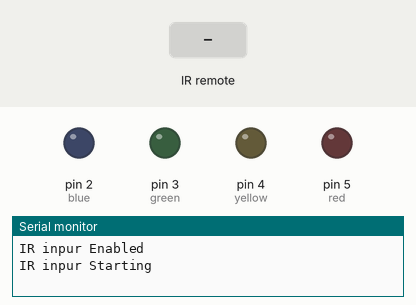
The sketch below on a simulated Arduino Uno, built with avr-gcc and run on an emulated ATmega328P. Parts: output pins drawn as LEDs (lit = HIGH), the last lines printed to the serial monitor. The test bench sets the inputs (shaded band).

Above: at 1.2 s.
1.3 s: infrared code 0x8877 received
At 1.7 s:
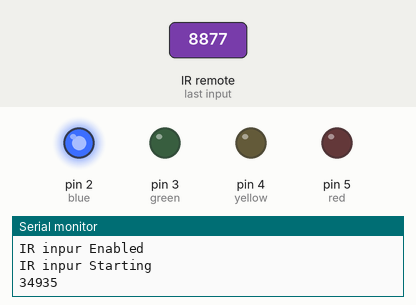
3.3 s: infrared code 0x48B7 received
At 3.7 s:
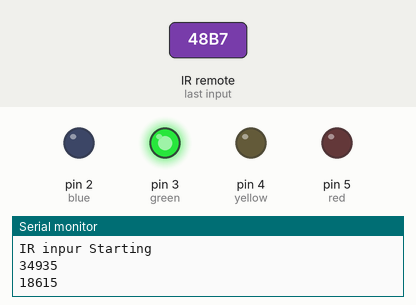
5.3 s: infrared code 0x28D7 received
At 5.7 s:
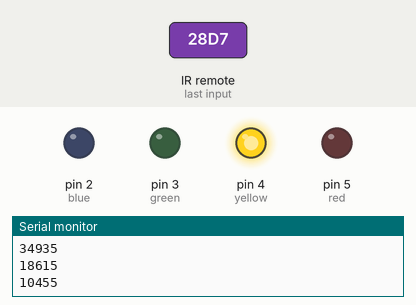
7.3 s: infrared code 0xA857 received
At 7.7 s:
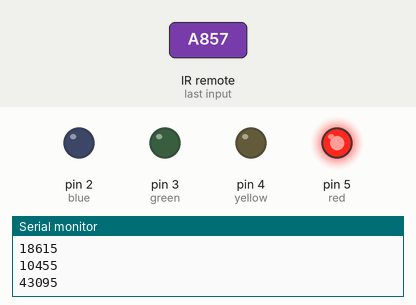
Timing chart, 0 to 10.3 s (numbered marks = the images above; inputs shaded):
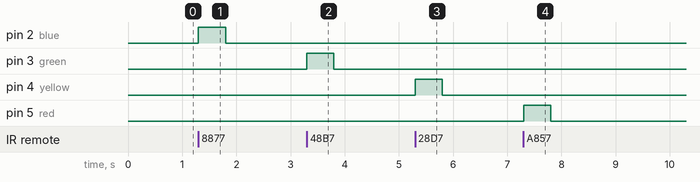

Measured:
- after the input at 1.3 s, pin 2 (blue): LOW → HIGH at once, → LOW 0.50 s later
- after the input at 3.3 s, pin 3 (green): LOW → HIGH at once, → LOW 0.50 s later
- after the input at 5.3 s, pin 4 (yellow): LOW → HIGH at once, → LOW 0.50 s later
- after the input at 7.3 s, pin 5 (red): LOW → HIGH at once, → LOW 0.50 s later

The sketch:

hanmirae09.ino
```cpp
#include <IRremote.h>

//전역변수 설정
int blue = 2;
int green = 3;
int yellow = 4;
int red = 5;
int RECV_PIN = 11; //적외선 수신기

//IR라이브러리 객체
IRrecv irrecv(RECV_PIN);
decode_results results; //IR신호 복호화(십진수-> 아스키코드 변환하는 비슷한 역할)

void setup() {
  //GPIO핀 모드 설정
  pinMode(blue, OUTPUT);
  pinMode(green, OUTPUT);
  pinMode(yellow, OUTPUT);
  pinMode(red, OUTPUT);

  //시리얼 모니터 출력설정
  Serial.begin(9600);
  Serial.println("IR inpur Enabled");
  irrecv.enableIRIn(); //IRrecv 구조체(c) = 클래스(자바):변수 , 함수 모두 포함
  Serial.println("IR inpur Starting");
}

void loop() {
  if(irrecv.decode(&results)) {//수신값을 확인해서 있으면 true, 반환하는 함수 decode
    unsigned int value = results.value;
    Serial.println(value); //적외선 수신기로 받은 값을 출력.
    switch(value) {
      case 34935:
        digitalWrite(blue, HIGH);
        delay(500);
        digitalWrite(blue, LOW);
        break;
      case 18615:
        digitalWrite(green, HIGH);
        delay(500);
        digitalWrite(green, LOW);
        break;
      case 10455:
        digitalWrite(yellow, HIGH);
        delay(500);
        digitalWrite(yellow, LOW);
        break;
      case 43095:
        digitalWrite(red, HIGH);
        delay(500);
        digitalWrite(red, LOW);
        break;
    }
    //switch문 end
    irrecv.resume(); //ready 다음 수신값을 받음
  }
}
```

9X9.c
```cpp
#include <stdio.h>

void main() {
	printf("안녕하세요 C언어 구구단 프로그램 입니다.\n");
	int cnt, sub_cnt;

	for(cnt=1;cnt<=9;cnt++) {
		for(sub_cnt=1;sub_cnt<=9;sub_cnt++){
			printf("	 %d x %d = %d\n", cnt, sub_cnt, cnt*sub_cnt);
		}
		printf("\n");
	}
}
```

CodingSample.c
```cpp

```

CodingTest01.c
```cpp
#include <stdio.h>

int main() {
	int MONEY = 0; //키보드로 입력받는 값
	int UNIT=50000,NUM=0,SW=0;
	scanf("%d", &MONEY);
	//printf("입력받은 값은 %d 입니다.", MONEY);
	while(1){
		NUM=(int)(MONEY/UNIT);
		if(NUM>0){
			printf("화폐단위 %d의 원의 개수는 %d\n", UNIT, NUM);
		}
		if(UNIT>1){
			MONEY=MONEY-(UNIT*NUM);
			if(SW==0){
				UNIT=UNIT/5;
				SW=1;
			}else{
				UNIT=UNIT/2;
				SW=0;
			}
		}else{
			break;
		}
	}
	return 0;
}
```

CodingTest03.c
```cpp
#include <stdio.h>

int codingTest03() {
	int n, bubble, idx, Temp;
	scanf("%d", &n);
	int Numbers[n];
	//printf("디버그: %d", n);

	for(int i=0; i<n; i++) {
		scanf("%d", &Numbers[i]);
	}
	for(bubble=0; bubble<n; bubble++) {
		for(idx=0; idx<n-1; idx++) {
			if(Numbers[idx] > Numbers[idx+1]) {
				Temp = Numbers[idx];
				Numbers[idx] = Numbers[idx+1];
				Numbers[idx+1] = Temp;
			}
		}
	}
	for(int i=0; i<n; i++) {
		printf("%d ", Numbers[i]);
	}
	return 0;
}
```

CodingTest05.c
```cpp
#include <stdio.h>

int main() {
	int Bin[100];
	int Dec, idx=0, Mok, Nmg;
	scanf("%d", &Dec);
	while(1) {
		Mok = (int)Dec/2;
		//printf("%d", Mok);

		Nmg = Dec - (Mok*2);
		Bin[idx] = Nmg;
		idx = idx +1;
		if(Mok==0) { break; }
		Dec = Mok;
	}
	for(int i=idx-1; i>=0; i--) {
		printf("%d",Bin[i]);
	}
	return 0;
}
```

CodingTest06.c
```cpp
#include <stdio.h>
//전역변수
int Factorial = 1;
long fact(int n);

int main() {
	int n;
	long Result;
	scanf("%d", &n);
	Result = fact(n);

	printf("%d 팩토리얼 = %d", n, Result);
	return 0;
}
 long fact(int n) {
	 if(n==1) {
		 return Factorial;
	 }else {
		 //Factorial = Factorial * n;
		 Factorial *= n;
		 n=n-1;
		 return fact(n);
	 }
 }
```

CodingTest07.c
```cpp
#include <stdio.h>

int main() {
	int n;
	scanf("%d", &n);
	int Score[n], Rank[n];
	for(int i=0; i<n; i++) {
		scanf("%d", &Score[i]);
		Rank[i] = 0;
	}
	for(int i=0; i<n; i++){
		for(int comp=0; comp<n; comp++) {
			if(Score[i] < Score[comp]) {
				Rank[i] = Rank[i]+1;
			}
		}
		Rank[i] = Rank[i]+1;
	}
	for(int i=0; i<n; i++) {
		printf("%d번 학생의 점수: %3d, 등수: %2d\n", i, Score[i], Rank[i]); //%3d는 세자릿수. %2d는 두자리수로 만듦.
	}
	return 0;
}
```

CodingTest08.c
```cpp
#include <stdio.h>

int main() {
	int n=0, MaxCnt=0, Top=0, Max=1;
	scanf("%d", &n);
	int Vote[n];
	for(int i=0; i<n; i++) {
		scanf("%d", &Vote[i]);
		if(Vote[i] > Max) {
			Max = Vote[i];
		}
	}
	int Index[Max+1]; //C언어는 배열크기 초기화 하는 부분이 자바와 다름.
	for(int i=0; i<=Max+1; i++) {
		Index[i] = 0; //변수에 초기값 0 입력함.
	}
	//핵심로직
	for(int i=0; i<n; i++) {
		Index[Vote[i]] = Index[Vote[i]] + 1; //중복값이 존재하면 카운팅이 발생
		//printf("%d, %d\n", Vote[i], Index[Vote[i]]);
	}
	//최고값과 반복횟수 구하기
	for(int i=0; i<Max; i++) {
		if(Index[i] > MaxCnt) {
			MaxCnt = Index[i];
			Top = i;
		}
	}
	printf("최다 선택값: %d, 선택한 횟수: %d", Top, MaxCnt);
	return 0;
}
```

Multi.c
```cpp
#include <stdio.h> //라이브러리 import
int multi(int x, int y);//함수 선언 =  스프링의 인터페이스와 같은 역할


void main() {
	int a, b, c; //int 정수현 변수. a b c 선언
	printf("곱하기할 첫 번째 수를 입력하세요 : ");
	scanf("%d", &a);
	printf("곱하기할 두 번째 수를 입력하세요 : ");
	scanf("%d", &b);
	c = multi(a,b);
	printf("실행 결과는 %d * %d = %d 입니다\n", a,b,c);
}


int multi(int x, int y) {
	return (x*y);
}
```

array.c
```cpp
#include <stdio.h>
void main() {
	int score[5]; //배열의 크기지정 공간 5개
	int sum=0, cnt; //변수 선언하면서 초기값 지정.
	for(cnt=0;cnt<5;cnt++) {
		printf("입력(점수 %d)=>", cnt+1);
		scanf("%d", &score[cnt]); //score[0], score[1]....score[4] 총 4개
	}

	for(cnt=0;cnt<5;cnt++) {
		sum += score[cnt]; //sum=sum+score[cnt]; 누적시키는 로직 = 총점 구하기

	}
}
```

bank.c
```cpp
#include <stdio.h>
void main(){
	printf("안녕하세요 C언어 은행 입출금 프로그램입니다.\n");
	int choic, total, inputMoney, drawMoney;
	total = 0; //초기잔고 값
	while(1){
		printf("1.예금 / 2.출금 / 3.잔고 / 4.종료 : ");
		scanf("%d", &choic);
		if(choic == 1) {
			printf("현재 금액: %d원\n", total);
			printf("얼마를 입금하시겠습니까? : ");
			scanf("%d", &inputMoney);
			total = total + inputMoney; //total변수를 누적하는 로직
			printf("예금 성공! 현재 금액: %d원\n\n\n", total);
		}
		else if(choic == 2) {
			printf("현재 금액 : %d원\n", total);
			printf("얼마를 출금하시겠습니까? : ");
			scanf("%d", &drawMoney);
			if(drawMoney > total) {
				printf("잔액이 부족합니다. 출금 실패!\n\n\n");
			}
			else { //(drawMoney < total일때)
				total = total - drawMoney;
				printf("출금 성공! 현재 잔액: %d\n\n\n", total);
			}
		}
		else if(choic == 3) {
			printf("현재 잔액 : %d원\n\n\n", total);
		}
		else if(choic == 4) {
			printf("현재 잔액 : %d원\n", total);
			printf("프로그램을 종료합니다.\n");
			break; //while문 종료하기 위해서 사용
		}
		else {
			printf("잘못 입력하였습니다.\n\n\n");
		}
	}
}
```

calc.c
```cpp
#include <stdio.h>

void main() {
	int a,b,c,d;
	a=30;b=20;
	c = a+b;
	d = a>5 && b<10;
	// 1 ||(+) 0 = 1(true), 1 &&(x) 0 = 0(false)
	//논리연산-: true:1/false:0 사용, and연산(&&곱연산), or연산(||덧셈연산), not연산(반대연산)
	printf("d=%d\n", d); //즉, 결과는 d=0; === ||(덧셈 했을 경우) 결과는 d=1; 1(전원ON), 2(전원OFF)

	//관계연산 <> 대소관계를 비교
	if(a>b) {
		printf("a는 b보다 크다.\n");
	} else {
		printf("b는 a보다 크거나 같다.\n");
	}
}
```

char_ascii.c
```cpp
/*
구현 내용 : 키보드로부터 한 문자를 입력 받아서
		-> 입력문자에 해당하는 아스키코드 값을 출력하는 프로그램

작성자 : 한미래
작성일 : 2021년 02월 16일
----------------------------
출력 : 문자입력 A
	  아스키값 65
----------------------------
*/
#include <stdio.h>
void main() {
	printf("키보드로 입력받을 문자를 아스키 코드로 변환해서 출력하기\n");
	printf("프로그램을 종료하려면 Ctrl+C를 눌러주세요\n");
	char human;
	while(1){ //무한반복 1=true
		printf("문자입력 : ");
		scanf("%c", &human);
		getchar(); //위 scanf로 입력받은 엔터를 공백으로 처리
		printf("사람이 인식하는 문자값 : %c - 컴퓨터가 인식하는 아스키코드 값 : %d\n", human, human); //(앞human: char형 출력, 뒤human: decimal형 출력)
		if(human == 48){ //사람이 인식하는 0 = 컴퓨터는 48로 인식함.
			printf("프로그램을 종료합니다. 중지코드는 %d", human);
			break;
		}
	}
}
```

even_odd.c
```cpp
#include <stdio.h>

void main() {
	int a;
	//무한 반복 while문
	while(1){
		printf("짝수,홀수를 판별 할 정수를 입력하세요:\n");
		printf("종료할 때는 숫자0을 입력하세요.");
		scanf("%d", &a); //scanf함수는 변수 앞에 꼭 '&'(어드레스기호)를 붙임.

		if(a==0){
			//IoT로 전송 받은 값이 0이면 반복문 종료
			break;
		}

		//분기문 (=if문)
		if(a%2==0) {
			printf("입력하신 숫자 %d는 짝수 입니다.\n", a);
		}
		if(a%2==1) {
			printf("입력하신 숫자 %d는 홀수 입니다.\n", a); //변수a값이 %d에 바인딩이 됨.
		}
	}
	printf("프로그램이 종료되었습니다.\n");
}
```

factorial.h
```cpp
// factorial 수열 => 6!
#define ONE 1
int factorial(int n) {
	if(n>ONE) {
		return(n*factorial(n-1)); //계속 자기자신을 호출하는 => 재귀함수 호출
		//반환값이 6* 5* 4* 3* 2* 1
	}else {
		//n-1 반복되다가 n이 1이 되었을 경우 1을 반환
		return(ONE);
	}
}
```

functions.c
```cpp
#include <stdio.h>
#include <string.h> //-> strlen(문자열길이함수), strcmp(문자열비교함수)를 사용하기 위해

//문자열의 길이를 구하는 프로그램
void main() {
	char string[200]; //200byte크기의 char형 변수명 string을 배열변수로 생성.
	printf("문자를 입력한 후, 엔터키를 치면 입력한 문자열의 길이가 출력됩니다.\n");
	printf("stop문자를 입력하면 프로그램이 종료됩니다.\n");

	//무한반복
	do {
		scanf("%s", &string);
		if (strcmp("stop", string)==0) { //0은 참/거짓의 개념이 아니고, index 0번 값이 있다는 것. 일치하는 값이 없으면 -1이 나옴.
			printf("프로그램을 종료 합니다.\n");
			break; //do-while문을 빠져 나감.
		}
		printf("입력하신 문자열을 길이는 %d입니다.\n", strlen(string));
	} while(1); //while조건이 1(true)이기 때문에 무한루프를 돌게 됨.
}
```

in_out.c
```cpp
#include <stdio.h>

void main() {
	int a,b;
	printf("입력(integer)==>"); //표준출력 standard output함수
	scanf("%d", &a); //표준입력 standard input scanf함수는 변수 사용시 &기호가 %decimal 10진수 형태로 입-출력 받겠다고 명시.
	printf("입력(정수형)==>");
	scanf("%d", &b);

	//위에서 키보드로 입력 받은 변수 a,b를 출력하겠다고 명시
	printf("\n a=%d, b=%d \n", a, b);
}
```

includeFile.c
```cpp
#include <stdio.h>
#include "factorial.h" //5!

void main() {
	int x;
	printf("팩토리얼을 구할 숫자를 입력하세요: ");
	scanf("%d", &x); //키보드로 입력받은 숫자가 x에 저장, 이 후에 엔터값\n이 남아있음.
	printf("%d! = %d\n", x, factorial(x));
	getchar(); //입력 후에 엔터 키를 공백으로 처리
}
```

pointer.c
```cpp
#include <stdio.h>
#include <string.h>

void main() {
	char buffer[80];
	char *p=buffer; //포인터변수 선언. 크기는 80byte
	//*p포인터변수 = 값이 저장, p변수는 주소(어드레스 &)가 저장됨.

	int len; //문자열의 길이를 저장하는 변수
	int cnt=0; //문자열 역순 구하기에 사용되는 반복(제한)횟수

	printf("문자열을 입력하세요: ");
	scanf("%s", p); //p는 주소인덱스(인덱스를 가지고 있는 변수)를 뜻함. (p변수를 사용하기 떄문에 &없음.)
	len=strlen(p);
	printf("문자열의 길이는 %d개 입니다.\n", len);
	printf("p변수의 인덱스주소는 %d\n", p);

	while(*p) {
		p=p+1; //=>p++; //인데스 주소를 1씩 증가시키기. *p변수에 데이터가 공백이 나올 때까지 반복
		}
	printf("while을 거친 후 p변수의 인덱스 주소는 %d \n", p);
	printf("문자열을 역순으로 출력하기: \n");
	while(cnt<len){
		p=p-1; //=>p--; //인덱스 주소를 1씩 감소시키기
		printf("현재 인덱스 주소는 %d, 해당 인덱스 주소의 값은", p);
		putchar(*p); //현재 p인덱스 주소의 *p변수값을 1개씩 출력함수 putchar(1글자 출력)
		printf("\n");
		cnt=cnt+1; //=>cnt++;
	}
	putchar('\n'); //글자를 출력하지 않고, 엔터치는 효과 \new line
	printf("출력한 이후의 인덱스 번호는 %d \n", p);
	getchar(); //버퍼내용 삭제
}
```

string_ascii.c
```cpp
/* 키보드로 입력받은 문자열을 컴퓨터가 알아듣는 아스키코드로 변경 프로그램 */
#include <stdio.h>
#include <string.h>

void main() {
	char buffer[80];
	char *p = buffer;
	int len, cnt=0; //입력받은 문자열을 아스키코드로 변경 할 때 반복구문에 사용

	while(1) {
		printf("문자열을 입력하세요(종료-ctrl+c) :");
		scanf("%s", p); //키보드로 입력받아서 *p변수의 주소에 저장.

		//반복구문 시작
		len = strlen(p); //문자열의 길이를 구하기
		while(cnt<len) { //cnt 0부터 비교기준이 len문자열의 길이값 전까지 출력
			printf("%d  ", *p); //현재 p주소의 값
			//(위) %c는 사람문자 / %d는 아스키문자로 출력된다

			p=p+1; //p인덱스주소는 컴퓨터가 비어었는 메모리 주소를 찾아서 부여
			cnt=cnt+1;
		}

		printf("\n");
		//결과: seoul입력하면 출력은 s   e   o   u   l
		cnt=0; //무한반복 때문에 초기화 시킴
	}
}
```

varType.c
```cpp
#include <stdio.h> //#으로 시작하는 명령어는 매크로 명령어라고 함.
#define AGE 28 //매크로로 정의한 상수
#define PI 3.141592
#define NAME "한미래"
const int a=10; //const명령어로 상수를 정의
const float b=10.56789;
const char c='K'; 				//char : 문자 타입 형태
const char *OPEN="오픈소스그룹"; //char *~~ : 포인터 상수

void main() {
	int i=28; float j=4.0; char k='A';
	char ch[10]="홍길동"; //배열문자
	char *p="프로그래머"; //*포인터 변수
	printf("기관은 %s\n 이름은 %s\n 나이는 %d\n", OPEN, NAME, AGE);
	printf("============================================\n");
	printf("%s %s\n나이는 %d\n직급은 %c\n평점은 %f\n", p, ch, i, k, j);
}
```
